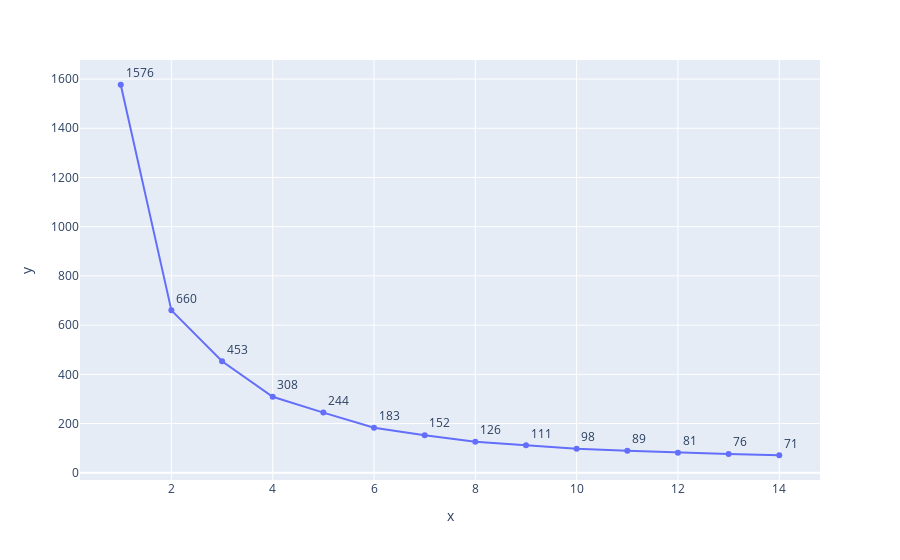

This figure's notebook cell:
### Code cell
fig = px.line(
    x=np.arange(1, 15),
    y=inertia,
    markers=True,
    text=list(map(int, inertia)),
    labels={"X": "Number of Clusters", "Y": "Interia Generated"},
)

fig.update_traces(textposition="top right")

fig.show()

### Figure 1 — Plotly figure (JSON) as saved in the notebook; plotly's stock layout.template omitted (floating-point values rounded to 4 significant figures)
{"data": [{"hovertemplate": "x=%{x}<br>y=%{y}<br>text=%{text}<extra></extra>", "legendgroup": "", "line": {"color": "#636efa", "dash": "solid"}, "marker": {"symbol": "circle"}, "mode": "text+markers+lines", "name": "", "orientation": "v", "showlegend": false, "text": [1576, 660, 453, 308, 244, 183, 152, 126, 111, 98, 89, 81, 76, 71], "textposition": "top right", "type": "scatter", "x": [1, 2, 3, 4, 5, 6, 7, 8, 9, 10, 11, 12, 13, 14], "xaxis": "x", "y": [1577.0, 660.1, 453.2, 309.0, 244.6, 183.1, 152.6, 126.0, 111.5, 98.01, 89.18, 81.82, 76.42, 71.3], "yaxis": "y"}], "layout": {"legend": {"tracegroupgap": 0}, "margin": {"t": 60}, "xaxis": {"anchor": "y", "domain": [0, 1], "title": {"text": "x"}}, "yaxis": {"anchor": "x", "domain": [0, 1], "title": {"text": "y"}}}}
